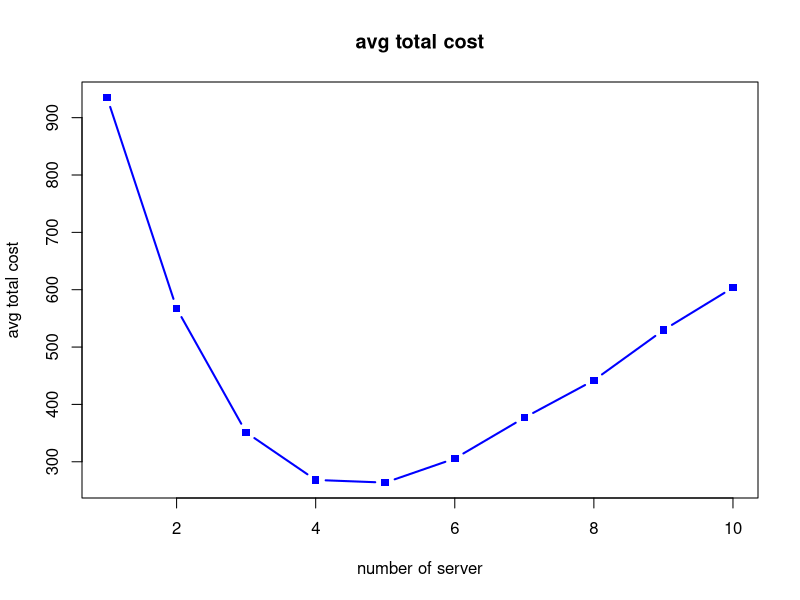
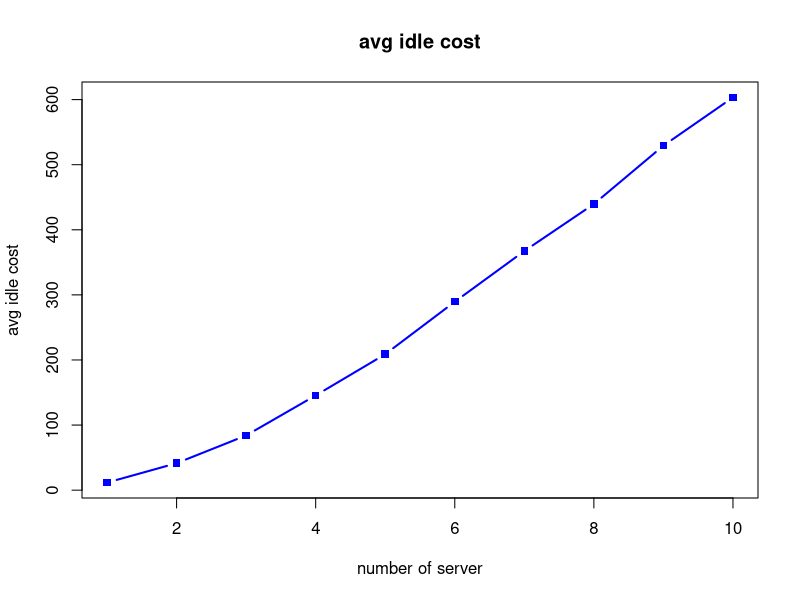
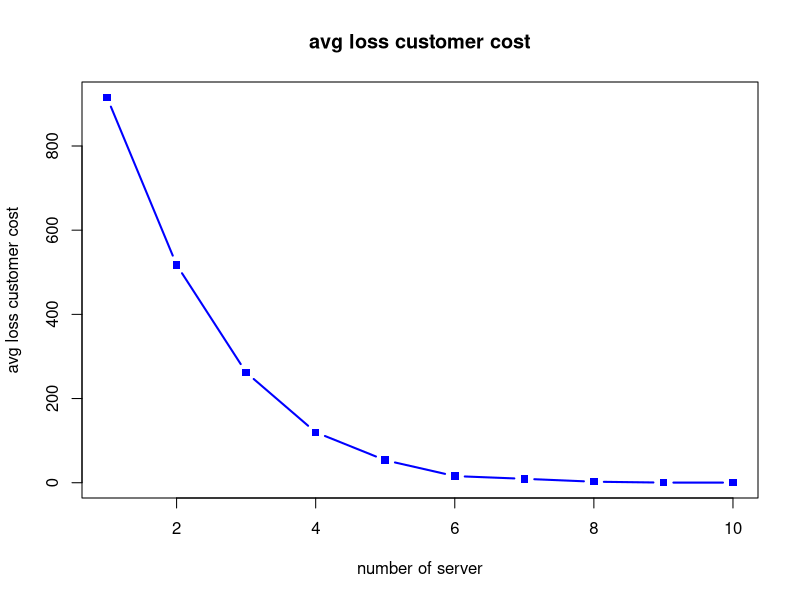
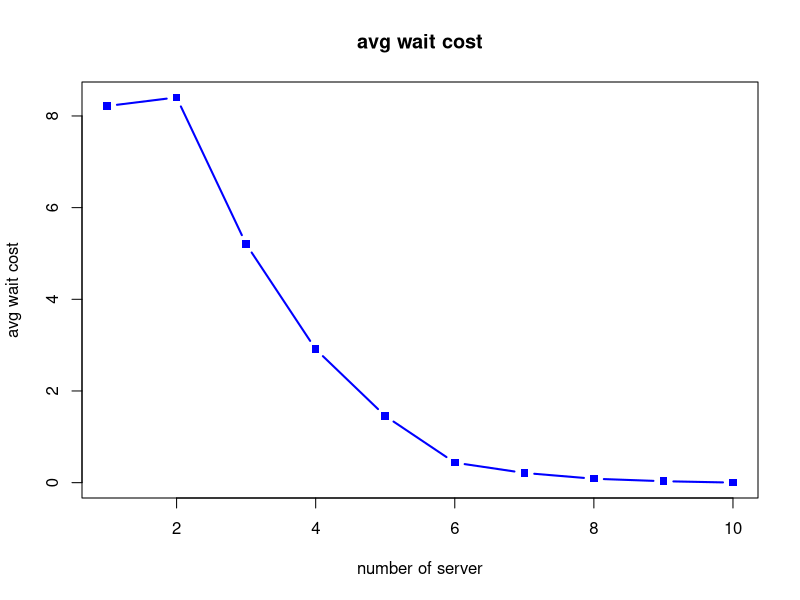
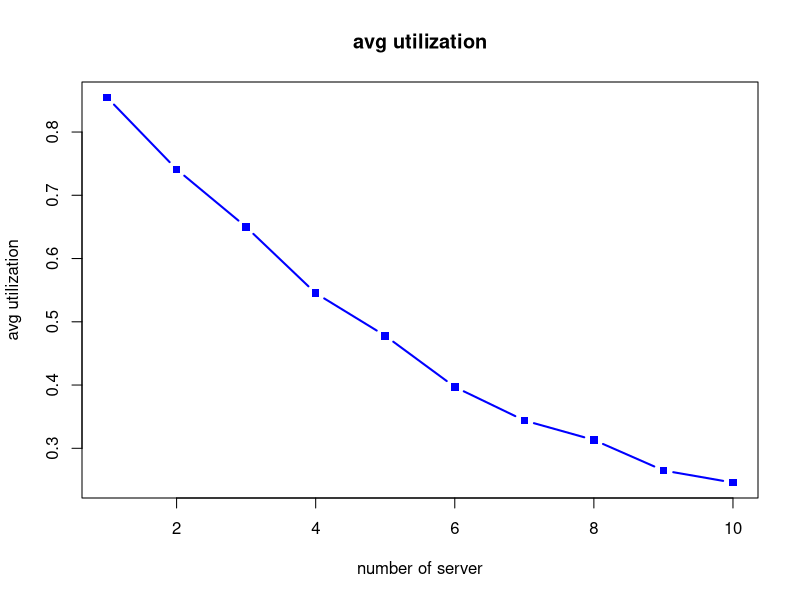
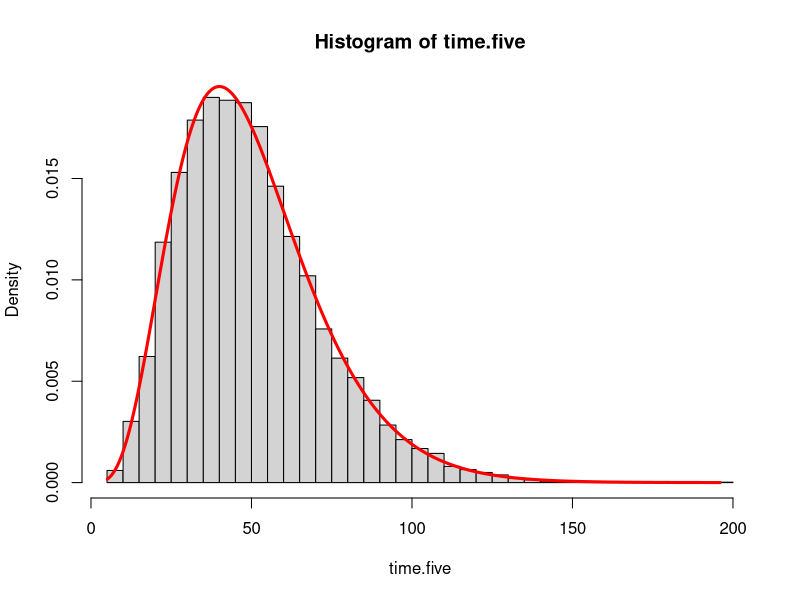
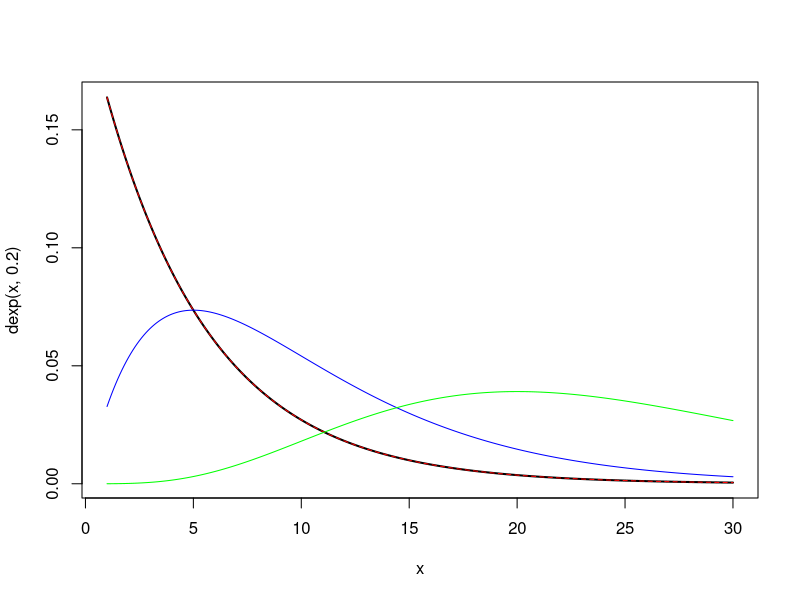

Write the R code that produced these figures, in order.
###Case: Simulation of Queues
S = 200

simulation = function(server, S){
  results = matrix(NA, nrow = S, ncol = 6, 
                   dimnames = list(NULL, c("total_cost", "idle_cost", "loss_cost", "wait_cost", "utilization", "interval")))
  for(s in 1:S){
    num_server = server
    num_idle_server = num_server #idle server
    num_serving = 0 
    open_hour = 8
    open_minute = open_hour*60
    
    record_end_serve_time = double() 
    
    num_loss_cust = 0 
    total_time_server_idle = 0 
    total_wait_time = 0 
    

    queue = matrix(nrow = 0, ncol = 3,dimnames = list(NULL, c("cus_ID", "arr_time", "quit_time"))) 
    cust_list = matrix(nrow = 0, ncol = 4, dimnames = list(NULL, c("cus_ID", "arr_time", "quit_time", "description"))) #???????ѩҦ??ȤH
    ID_count = 1 
    ###simulate
    for (t in 1:open_minute) { # convert to minute
      #end serve, release server
      if(length(which(record_end_serve_time == t)) != 0){ #check ?o?Ӯɶ??It???S???????A??(end serve time = t)??server
        num_idle_server = num_idle_server + length(which(record_end_serve_time == t)) #idle server?ƶq+?????A?Ȫ?server?ƶq
        num_serving = num_serving - length(which(record_end_serve_time == t))#???b?A?Ȫ??ȤH?ƶq-?????A?Ȫ??ȤH??
        record_end_serve_time[which(record_end_serve_time == t)] = 0 #???mserver?????ɶ?
      }
      
      #check loss customer 
      num_leave = length(which(queue[, "quit_time"] == t)) #?h?֭ӫȤH?b?o?Ӯɶ?quit
      if(num_leave != 0){
        num_loss_cust = num_loss_cust + num_leave #????Loss?ȤH?ƶq
        queue = queue[-which(queue[, "quit_time"] == t), , drop = FALSE]#?q?????quit?ȤH
        cust_list[which(cust_list[, "quit_time"] == t), "description"] = paste("Loss at time:", t)#?????ȤH???A
      }
      
      #new customer coming 
      if(t <= (open_minute - 30)){
        arrived_customer = rpois(1, 0.1) #6 customer per hour => 0.1 customer per minute
        if(arrived_customer != 0){ #?p?G???ȤH???F
          for(n in 1:arrived_customer){ #record each customer
            willing_wait_time = ceiling(rexp(1, 4) * 60) #0.25 per hour
            queue = rbind(queue, c(ID_count, t, t+willing_wait_time)) #???C?ӫȤH???i?ƶ?????
            cust_list = rbind(cust_list, c(ID_count, t, t+willing_wait_time, ""))
            ID_count = ID_count + 1
          }
        }
      }
      
      arrived_customer = 0 #reset arrived customer
      
      if(num_idle_server != 0){ # check ???S??idle server
        for(n in 1:num_idle_server){ #???C?@??idle server
          if(dim(queue)[1] == 0){ #if ?S?H?b?ƶ?
            total_time_server_idle = total_time_server_idle + 1 #?`idle?ɶ??[1
          }else{
            #get customer 
            id_ = queue[[1,"cus_ID"]]
            cust_wait_time = t - queue[[1, "arr_time"]] #calculate the wait time of the customer 
            total_wait_time = total_wait_time + cust_wait_time 
            queue = queue[-1,,drop = FALSE] #remove the customer from queue
            serve_time = round(rexp(1, 3) * 60) #simulate serve time and convert to minute 
            end_serve_time = t + serve_time #calculate the end time
            record_end_serve_time = c(record_end_serve_time, end_serve_time) #????serve?????ɶ?
            cust_list[which(cust_list[, "cus_ID"] == id_), "description"] = paste("Finish serve at:", end_serve_time)
            num_serving = num_serving + 1 #?[?W???bServe???ƶq
          }
        }
      }
      num_idle_server = num_server - num_serving #?p???ثeidle server?ƶq
    }#end t
    
    interval = mean(diff(as.numeric(cust_list[, "arr_time"]), lag = 1, differences = 1))
    #loss cost:30, idle cost(per hour):10 (per minute):10/60, wait cost(per hour):5 (per minute):5/60
    total_cost = num_loss_cust * 30 + total_time_server_idle * (1/6) + total_wait_time * (1/12)
    utilization = (num_server * 480 - total_time_server_idle) / (num_server * 480)
    results[s, ] = c(total_cost, total_time_server_idle * (1/6), num_loss_cust * 30, total_wait_time * (1/12), utilization,interval)
  }
  return(results)
}

##put the mean cost of different number of server
results = matrix(NA, nrow = 10, ncol = 6,
                 dimnames = list(NULL, c("avg_total_cost", "avg_idle_cost", "avg_loss_cost", "avg_wait_cost", "avg_utilization", "avg_interval")))
for(n in 1:10){ # 1??10?xserver
  sim_results = simulation(n, 200)
  results[n, ] = apply(sim_results, 2, mean) #calcalate mean cost of 200 simulation
}
results


plot(results[, "avg_total_cost"], type = "b", col = "blue",lwd=2, pch=15, main = "avg total cost",
     xlab = "number of server", ylab = "avg total cost")

plot(results[, "avg_idle_cost"], type = "b", col = "blue",lwd=2, pch=15, main = "avg idle cost",
     xlab = "number of server", ylab = "avg idle cost")

plot(results[, "avg_loss_cost"], type = "b", col = "blue",lwd=2, pch=15, main = "avg loss customer cost",
     xlab = "number of server", ylab = "avg loss customer cost")

plot(results[, "avg_wait_cost"], type = "b", col = "blue",lwd=2, pch=15, main = "avg wait cost",
     xlab = "number of server", ylab = "avg wait cost")

plot(results[, "avg_utilization"], type = "b", col = "blue",lwd=2, pch=15, main = "avg utilization",
     xlab = "number of server", ylab = "avg utilization")

###Verify Memoryless
Tsamples=rexp(S,1/10)
sum(Tsamples>5)/S
sum(Tsamples>15)/sum(Tsamples>10)


###Verify gamma distribution
S=10000
time.five=c()
for(s in 1:S){
  time.five[s]=sum(rexp(5,1/10))
}

min.x=round(min(time.five),2)
max.x=round(max(time.five),2)
x=seq(min.x, max.x, 0.01)
shape.est=5
scale.est=10
hist(time.five,breaks=50,freq=FALSE)
lines(x,dgamma(x,shape=shape.est,scale=scale.est),col='red',lwd=3)


x=seq(1,30,0.1)
plot(x,dexp(x,0.2),type='l',lwd=2)
lines(x,dgamma(x,shape=1,scale=1/0.2),col='red',lty=2)
lines(x,dgamma(x,shape=2,scale=1/0.2),col='blue')
lines(x,dgamma(x,shape=5,scale=1/0.2),col='green')
